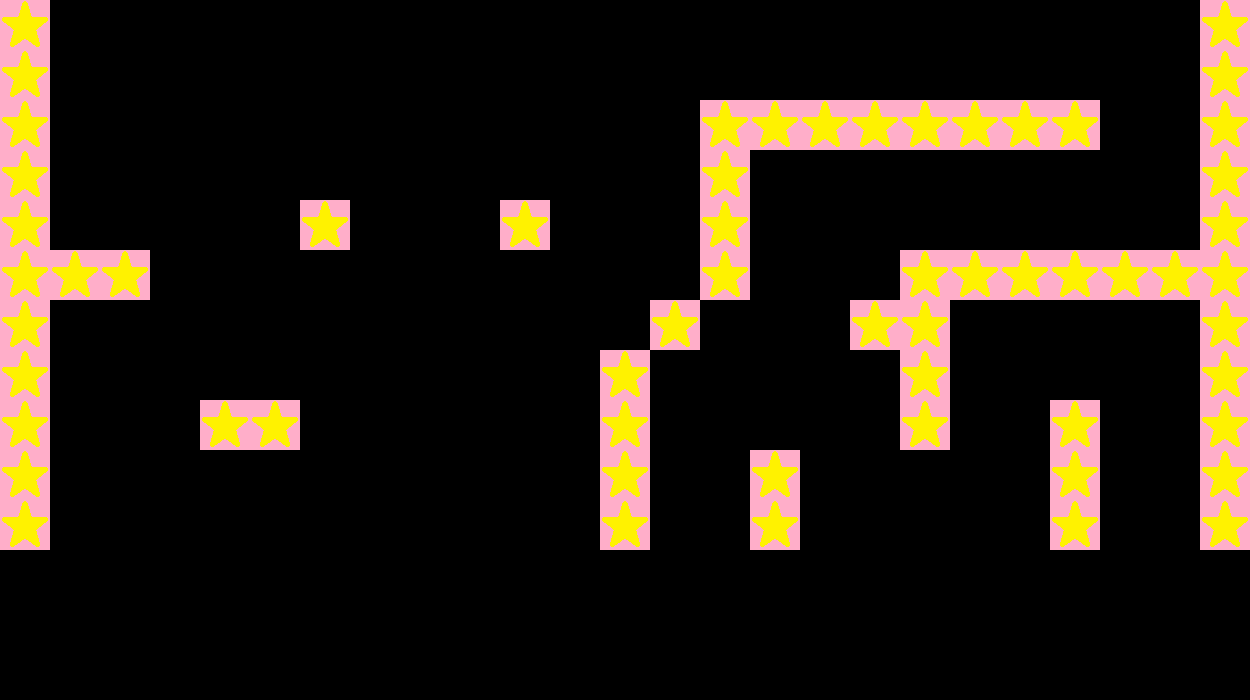

A 2D game scene composited from a Tiled map and its tileset images. What follows is a short description and the map's XML, with each tile layer's data collapsed to a summary:
An orthogonal 25x14 tile map with 50x50 px tiles, 1 tile layer (layer), 3 tilesets.

<map version="1.0" orientation="orthogonal" width="25" height="14" tilewidth="50" tileheight="50">
 <tileset firstgid="1" name="invisibles" tilewidth="50" tileheight="50">
  <image source="invisibles.png" width="200" height="50" />
  <tile id="0">
   <properties>
    <property name="property" value="spikes" />
   </properties>
  </tile>
  <tile id="1">
   <properties>
    <property name="property" value="item" />
   </properties>
  </tile>
  <tile id="2">
   <properties>
    <property name="property" value="candyMonster" />
   </properties>
  </tile>
  <tile id="3">
   <properties>
    <property name="property" value="player" />
    <property name="time" value="120" />
   </properties>
  </tile>
 </tileset>
 <tileset firstgid="5" name="pinkstar" tilewidth="50" tileheight="50">
  <image source="pinkstar.png" width="50" height="50" />
  <tile id="0">
   <properties>
    <property name="property" value="solidGround" />
   </properties>
  </tile>
 </tileset>
 <tileset firstgid="6" name="groundTiles" tilewidth="50" tileheight="50">
  <image source="groundTiles.png" width="500" height="50" />
  <tile id="4">
   <properties>
    <property name="property" value="solidGround" />
   </properties>
  </tile>
 </tileset>
 <layer name="layer" width="25" height="14">
  <data>[350 cells, 148 non-empty, 7 distinct tile ids]</data>
 </layer>
</map>
